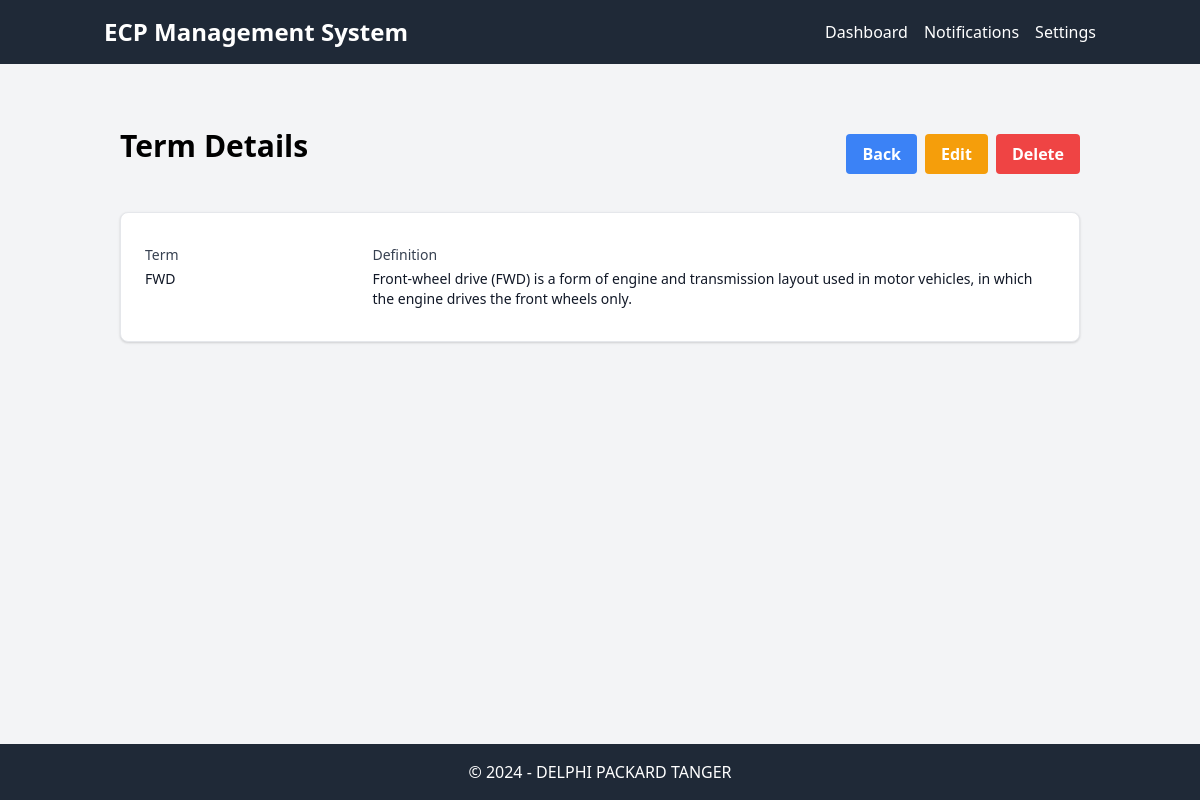
The app's page /dictionnaire/4 with its own data.
### tables this page shows
CREATE TABLE Dictionnaire (
    id INTEGER PRIMARY KEY AUTOINCREMENT,
    term TEXT(100) UNIQUE NOT NULL,
    definition TEXT NOT NULL
);

### app.py (the view)
@app.route("/dictionnaire/<string:id>", methods=['GET'])
def show_term(id):
    con = sql.connect("db_web.db")
    con.row_factory = sql.Row
    cur = con.cursor()
    cur.execute("select * from Dictionnaire where id=?", (id,))
    data = cur.fetchone()
    return render_template("dictionnaire/show_term.html", datas=data)

### templates/dictionnaire/show_term.html
{% extends 'layout.html' %}
{% block main %}
  <div class="container mx-auto px-4 py-8">
    <div class="flex items-center justify-between mb-8">
      <h1 class="text-3xl font-bold text-center mb-4">Term Details</h1>
      <div class="flex items-center space-x-2">
        <a href="{{ url_for('dictionnaire') }}" class="bg-blue-500 hover:bg-blue-700 text-white font-bold py-2 px-4 rounded">Back</a>
        <a href="{{ url_for('edit_term', id=datas.id) }}" class="bg-yellow-500 hover:bg-yellow-700 text-white font-bold py-2 px-4 rounded">Edit</a>
        <form id="delete_form" action="{{ url_for('delete_term', id=datas.id) }}" method="post">
          <button type="submit" class="bg-red-500 hover:bg-red-700 text-white font-bold py-2 px-4 rounded" onclick="return confirm('Are you sure you want to delete this term?');">Delete</button>
        </form>
      </div>
    </div>
    <div class="shadow overflow-hidden rounded-lg border border-gray-200 bg-white">
      <div class="px-6 py-8">
        <dl class="grid grid-cols-1 gap-y-4 sm:grid-cols-4">
          <div class="sm:col-span-1">
            <dt class="text-sm font-medium text-gray-700">Term</dt>
            <dd class="mt-1 text-sm text-gray-900">{{ datas.term }}</dd>
          </div>
          <div class="sm:col-span-3">
            <dt class="text-sm font-medium text-gray-700">Definition</dt>
            <dd class="mt-1 text-sm text-gray-900">{{ datas.definition }}</dd>
          </div>
        </dl>
      </div>
    </div>
  </div>
{% endblock %}

### records on screen
Dictionnaire: term "FWD", definition "Front-wheel drive (FWD) is a form of engine and transmission layout used in motor vehicles, in which the engine drives the front wheels only."
